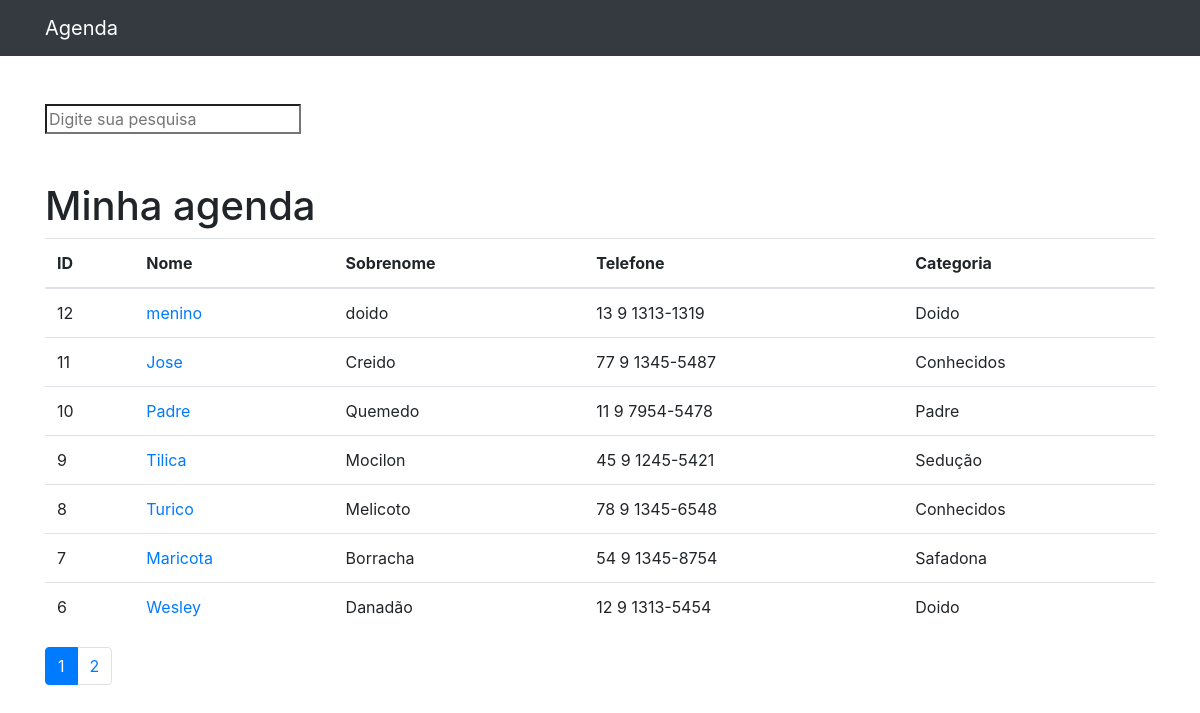
The page / on the database its author committed.
### contatos/models.py (models this page shows, shortened)
class Contato(models.Model):
    nome = models.CharField(max_length=255)
    sobrenome = models.CharField(max_length=255, blank=True)
    telefone = models.CharField(max_length=255)
    email = models.CharField(max_length=255, blank=True)
    data_criacao = models.DateTimeField(default=timezone.now)
    descricao = models.TextField(blank=True)
    categoria = models.ForeignKey(Categoria, on_delete=models.DO_NOTHING)
    mostrar = models.BooleanField(default=True)
    foto = models.ImageField(blank=True, upload_to='fotos/%Y/%m/d')

class Categoria(models.Model):
    nome = models.CharField(max_length=255)
    def __str__(self):
        return self.nome

### contatos/views.py (the view)
# urls.py: path('', views.index, name='index'),
def index(request):
    contatos = Contato.objects.order_by('-id').filter(
        mostrar=True
    )
    paginator = Paginator(contatos, 7)
    page = request.GET.get('p')
    contatos = paginator.get_page(page)
    return render(request, 'contatos/index.html', {
        'contatos': contatos
    })

### contatos/templates/contatos/index.html
{% extends 'base.html'%}
{%block 'conteudo'%}
<h1 class="mt-5">Minha agenda</h1>
    <table class="table">
      <thead>
        <tr>
          <th>ID</th>
          <th>Nome</th>
          <th>Sobrenome</th>
          <th>Telefone</th>
          <th>Categoria</th>
        </tr>
      </thead>
      <tbody>
      {% for contato in contatos%}
          <tr>
            <td>{{contato.id}}</td>
            <td>
              <a href="{% url 'ver_contato' contato.id %}"> {{ contato.nome}}</a>
            </td>
            <td>{{ contato.sobrenome }}</td>
            <td>{{ contato.telefone }}</td>
            <td>{{ contato.categoria }}</td>
          </tr>
      {% endfor %}
      </tbody>
    </table>
<nav aria-label="Page navigation example">
  <ul class="pagination">
    {% for pagina in contatos.paginator.page_range%}
      {%if contatos.number == pagina %}
        <li class="page-item active">
          <a class="page-link" href="?p={{ pagina }}&termo={{ request.GET.termo }}">{{ pagina }}</a>
         </li>
      {% else %}
        <li class="page-item">
          <a class="page-link" href="?p={{ pagina }}&termo={{ request.GET.termo }}">{{ pagina }}</a>
         </li>
      {%endif%}
    {%endfor%}
  </ul>
</nav>
{%endblock%}

### templates/base.html (shortened to what this page needs)
{% load static %}
<!DOCTYPE html>
<html lang="pt">
<head>
{% include 'parciais/_head.html'%}
</head>
<body>
{% include 'parciais/_nav.html'%}
  <div class="container">
    <div class="row">
      <div class="col-lg-12">
        <br><br>
        <form method="get" action="{% url 'busca' %}">
          <div class="form_group row">
            <div class="col-12">
              <input class="form_control"
              type="search" value="{{ request.GET.termo }}"
              id="search_input"
              placeholder="Digite sua pesquisa"
              name="termo">
            </div>
          </div>
        </form>
      {%block 'conteudo'%} {%endblock%}
      </div>
    </div>
  </div>
</body>
</html>

### templates/parciais/_head.html (shortened to what this page needs)
{% load static %}
  <link href="{% static 'vendor/bootstrap/css/bootstrap.min.css'%}" rel="stylesheet">

### templates/parciais/_nav.html (shortened to what this page needs)
{%load static%}
<nav class="navbar navbar-expand-lg navbar-dark bg-dark static-top">
    <div class="container">
      <a class="navbar-brand" href="{% url 'index'%}">Agenda</a>
    </div>
  </nav>

### rows shown on the page
Contato: id "12", nome "menino", sobrenome "doido", telefone "13 9 1313-1319", categoria "Doido"
Contato: id "11", nome "Jose", sobrenome "Creido", telefone "77 9 1345-5487", categoria "Conhecidos"
Contato: id "10", nome "Padre", sobrenome "Quemedo", telefone "11 9 7954-5478", categoria "Padre"
Contato: id "9", nome "Tilica", sobrenome "Mocilon", telefone "45 9 1245-5421", categoria "Sedução"
Contato: id "8", nome "Turico", sobrenome "Melicoto", telefone "78 9 1345-6548", categoria "Conhecidos"
Contato: id "7", nome "Maricota", sobrenome "Borracha", telefone "54 9 1345-8754", categoria "Safadona"
Contato: id "6", nome "Wesley", sobrenome "Danadão", telefone "12 9 1313-5454", categoria "Doido"

### other values the page prints
{{ pagina }} "1"
{{ pagina }} "2"
